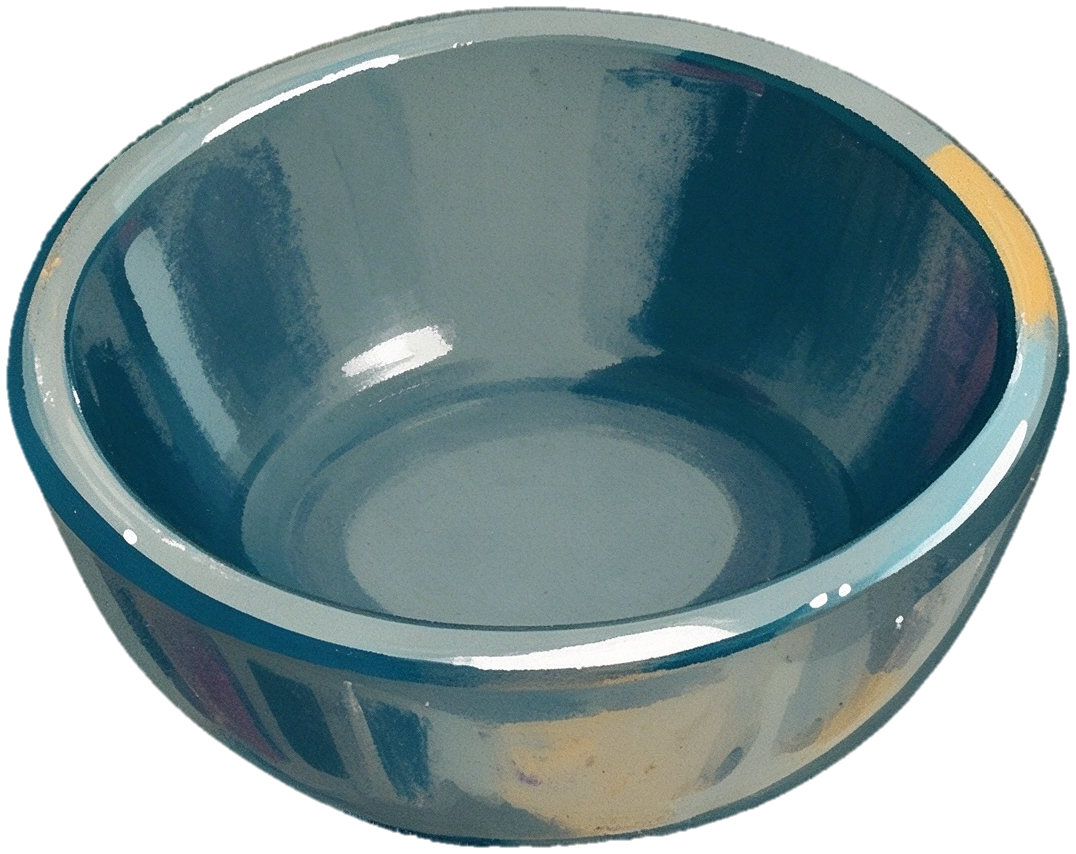
#> input picture assets/tool/bowl_new.png, 1076 x 854 px
$ python preview_combo.py
#> lines starting #> are read from the running program, lines starting #| are printed output that depends on the picture
#!/usr/bin/env python
# -*- coding: utf-8 -*-
"""预览「碗 + 米」的叠放方案，确定网页上两者的相对位置与缩放比例。"""
import os
import numpy as np
from PIL import Image

ROOT = os.path.dirname(os.path.dirname(os.path.abspath(__file__)))
BOWL = os.path.join(ROOT, "assets", "tool", "bowl_new.png")
RICE = os.path.join(ROOT, "assets", "ing", "米_散.png")
OUT = os.path.join(ROOT, "_debug")

CARD = 320          # 预览卡片边长
STAGE = (110, 78, 52)


def compose(bowl_scale, rice_scale, rice_cx, rice_cy, name):
    """bowl_scale/rice_scale 相对卡片宽度的比例；rice_cx/cy 为米堆中心占比"""
#> called with bowl_scale = 1, rice_scale = 0.62, rice_cx = 0.5, rice_cy = 0.44, name = '_combo_A.png'
    card = Image.new("RGBA", (CARD, CARD), STAGE + (255,))
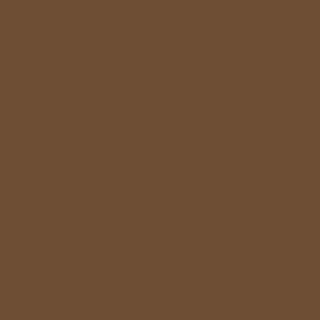
#> card: PIL image 320x320 RGBA; mean R, G, B, A 110, 78, 52, 255
    bw = int(CARD * bowl_scale)
    bowl = Image.open(BOWL).convert("RGBA")
#> bowl is the input picture: PIL image 1076x854 RGBA; mean R, G, B, A 88.4, 113.7, 116.1, 191
    bowl = bowl.resize((bw, int(bowl.height * bw / bowl.width)), Image.LANCZOS)
#> bowl: PIL image 320x253 RGBA
    # 碗底部贴卡片底部
    card.alpha_composite(bowl, ((CARD - bowl.width) // 2, CARD - bowl.height))
    rw = int(CARD * rice_scale)
    rice = Image.open(RICE).convert("RGBA")
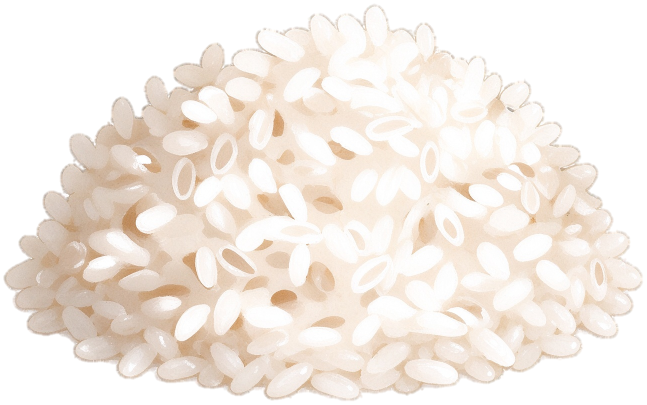
#> input picture assets/ing/米_散.png, 1293 x 809 px (shown at 1/2 size)
#> rice is the input picture: PIL image 1293x809 RGBA; mean R, G, B, A 230.9, 218.8, 208, 170.8
    rice = rice.resize((rw, int(rice.height * rw / rice.width)), Image.LANCZOS)
#> rice: PIL image 198x123 RGBA
    card.alpha_composite(rice, (int(CARD * rice_cx) - rw // 2, int(CARD * rice_cy) - rice.height // 2))
    card.convert("RGB").save(os.path.join(OUT, name))
    print(name, "完成")


if __name__ == "__main__":
    # A：米堆居中于碗口中央
    compose(1.0, 0.62, 0.50, 0.44, "_combo_A.png")
    # B：米堆偏上（像堆在碗里，底部被碗沿挡）
    compose(1.0, 0.58, 0.50, 0.34, "_combo_B.png")
#> call 2 of compose, with bowl_scale = 1, rice_scale = 0.58, rice_cx = 0.5, rice_cy = 0.34, name = '_combo_B.png'
#> in compose (call 2), `rice = rice.resize((rw, int(rice.height * rw / rice.width)), Image.LAN..`:
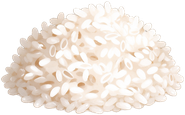
#> rice: PIL image 185x115 RGBA; mean R, G, B, A 169.3, 160.5, 152.4, 170.8; transparent parts drawn white
#> in compose (call 2), `card.alpha_composite(rice, (int(CARD * rice_cx) - rw // 2, int(CARD * ..`:
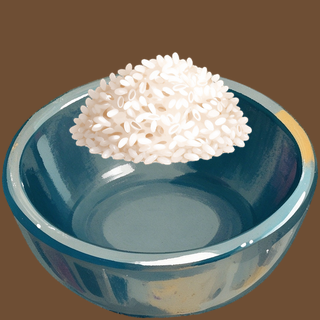
#> card: PIL image 320x320 RGBA; mean R, G, B, A 119.2, 116.9, 106.5, 255
    # C：碗略小，米堆偏右下（像倒在碗边）
    compose(0.92, 0.56, 0.52, 0.52, "_combo_C.png")
#> call 3 of compose, with bowl_scale = 0.92, rice_scale = 0.56, rice_cx = 0.52, rice_cy = 0.52, name = '_combo_C.png'
#> in compose (call 3), `card.alpha_composite(bowl, ((CARD - bowl.width) // 2, CARD - bowl.heig..`:
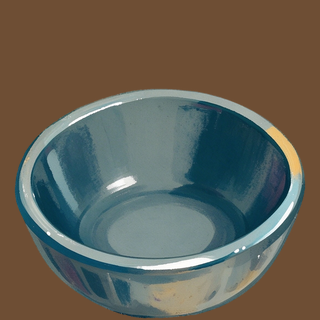
#> card: PIL image 320x320 RGBA; mean R, G, B, A 100.1, 97.4, 86.2, 255
#> in compose (call 3), `rice = rice.resize((rw, int(rice.height * rw / rice.width)), Image.LAN..`:
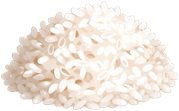
#> rice: PIL image 179x111 RGBA; mean R, G, B, A 169.5, 160.7, 152.5, 170.8; transparent parts drawn white
#> in compose (call 3), `card.alpha_composite(rice, (int(CARD * rice_cx) - rw // 2, int(CARD * ..`:
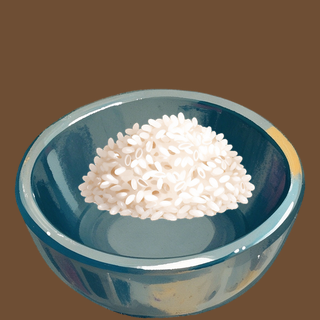
#> card: PIL image 320x320 RGBA; mean R, G, B, A 121, 112.7, 99.3, 255
